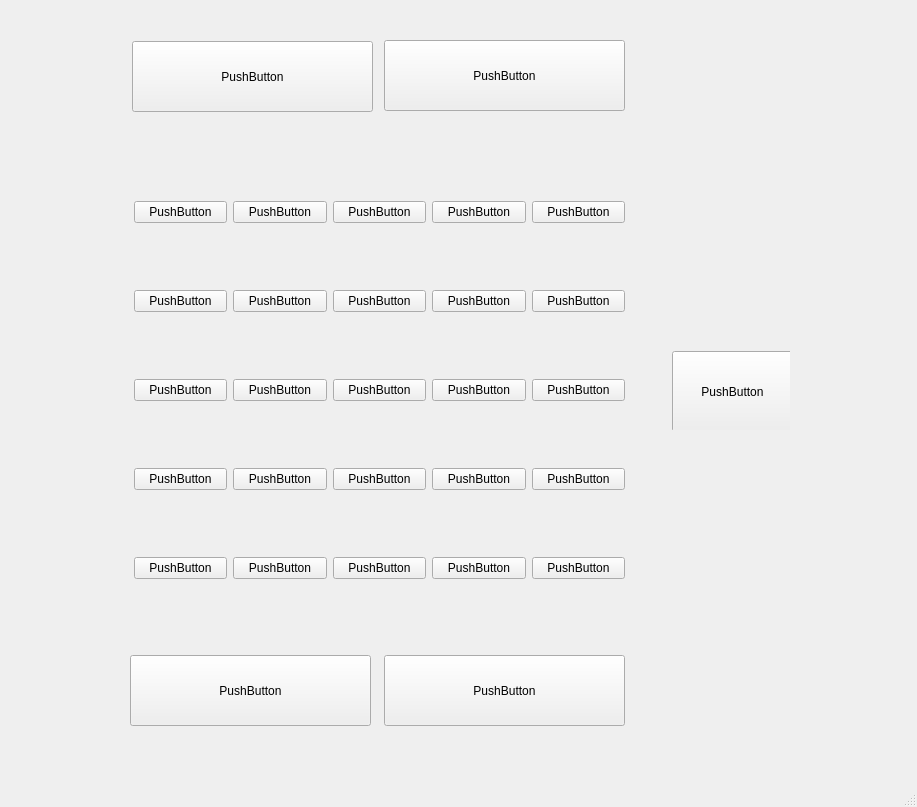
<?xml version="1.0" encoding="UTF-8"?>
<ui version="4.0">
 <class>table_de_jeu</class>
 <widget class="QMainWindow" name="table_de_jeu">
  <property name="geometry">
   <rect>
    <x>0</x>
    <y>0</y>
    <width>917</width>
    <height>807</height>
   </rect>
  </property>
  <property name="windowTitle">
   <string>MainWindow</string>
  </property>
  <widget class="QWidget" name="widget_table">
   <widget class="QWidget" name="plateau" native="true">
    <property name="geometry">
     <rect>
      <x>130</x>
      <y>140</y>
      <width>500</width>
      <height>500</height>
     </rect>
    </property>
    <widget class="QWidget" name="">
     <property name="geometry">
      <rect>
       <x>4</x>
       <y>0</y>
       <width>491</width>
       <height>501</height>
      </rect>
     </property>
     <layout class="QVBoxLayout" name="verticalLayout">
      <item>
       <layout class="QHBoxLayout" name="horizontalLayout_3">
        <item>
         <widget class="QPushButton" name="pushButton">
          <property name="text">
           <string>PushButton</string>
          </property>
         </widget>
        </item>
        <item>
         <widget class="QPushButton" name="pushButton_2">
          <property name="text">
           <string>PushButton</string>
          </property>
         </widget>
        </item>
        <item>
         <widget class="QPushButton" name="pushButton_3">
          <property name="text">
           <string>PushButton</string>
          </property>
         </widget>
        </item>
        <item>
         <widget class="QPushButton" name="pushButton_4">
          <property name="text">
           <string>PushButton</string>
          </property>
         </widget>
        </item>
        <item>
         <widget class="QPushButton" name="pushButton_5">
          <property name="text">
           <string>PushButton</string>
          </property>
         </widget>
        </item>
       </layout>
      </item>
      <item>
       <layout class="QHBoxLayout" name="horizontalLayout_8">
        <item>
         <widget class="QPushButton" name="pushButton_26">
          <property name="text">
           <string>PushButton</string>
          </property>
         </widget>
        </item>
        <item>
         <widget class="QPushButton" name="pushButton_27">
          <property name="text">
           <string>PushButton</string>
          </property>
         </widget>
        </item>
        <item>
         <widget class="QPushButton" name="pushButton_28">
          <property name="text">
           <string>PushButton</string>
          </property>
         </widget>
        </item>
        <item>
         <widget class="QPushButton" name="pushButton_29">
          <property name="text">
           <string>PushButton</string>
          </property>
         </widget>
        </item>
        <item>
         <widget class="QPushButton" name="pushButton_30">
          <property name="text">
           <string>PushButton</string>
          </property>
         </widget>
        </item>
       </layout>
      </item>
      <item>
       <layout class="QHBoxLayout" name="horizontalLayout_9">
        <item>
         <widget class="QPushButton" name="pushButton_31">
          <property name="text">
           <string>PushButton</string>
          </property>
         </widget>
        </item>
        <item>
         <widget class="QPushButton" name="pushButton_32">
          <property name="text">
           <string>PushButton</string>
          </property>
         </widget>
        </item>
        <item>
         <widget class="QPushButton" name="pushButton_33">
          <property name="text">
           <string>PushButton</string>
          </property>
         </widget>
        </item>
        <item>
         <widget class="QPushButton" name="pushButton_34">
          <property name="text">
           <string>PushButton</string>
          </property>
         </widget>
        </item>
        <item>
         <widget class="QPushButton" name="pushButton_35">
          <property name="text">
           <string>PushButton</string>
          </property>
         </widget>
        </item>
       </layout>
      </item>
      <item>
       <layout class="QHBoxLayout" name="horizontalLayout_10">
        <item>
         <widget class="QPushButton" name="pushButton_36">
          <property name="text">
           <string>PushButton</string>
          </property>
         </widget>
        </item>
        <item>
         <widget class="QPushButton" name="pushButton_37">
          <property name="text">
           <string>PushButton</string>
          </property>
         </widget>
        </item>
        <item>
         <widget class="QPushButton" name="pushButton_38">
          <property name="text">
           <string>PushButton</string>
          </property>
         </widget>
        </item>
        <item>
         <widget class="QPushButton" name="pushButton_39">
          <property name="text">
           <string>PushButton</string>
          </property>
         </widget>
        </item>
        <item>
         <widget class="QPushButton" name="pushButton_40">
          <property name="text">
           <string>PushButton</string>
          </property>
         </widget>
        </item>
       </layout>
      </item>
      <item>
       <layout class="QHBoxLayout" name="horizontalLayout_11">
        <item>
         <widget class="QPushButton" name="pushButton_41">
          <property name="text">
           <string>PushButton</string>
          </property>
         </widget>
        </item>
        <item>
         <widget class="QPushButton" name="pushButton_42">
          <property name="text">
           <string>PushButton</string>
          </property>
         </widget>
        </item>
        <item>
         <widget class="QPushButton" name="pushButton_43">
          <property name="text">
           <string>PushButton</string>
          </property>
         </widget>
        </item>
        <item>
         <widget class="QPushButton" name="pushButton_44">
          <property name="text">
           <string>PushButton</string>
          </property>
         </widget>
        </item>
        <item>
         <widget class="QPushButton" name="pushButton_45">
          <property name="text">
           <string>PushButton</string>
          </property>
         </widget>
        </item>
       </layout>
      </item>
     </layout>
    </widget>
   </widget>
   <widget class="QWidget" name="layoutWidget">
    <property name="geometry">
     <rect>
      <x>130</x>
      <y>40</y>
      <width>501</width>
      <height>81</height>
     </rect>
    </property>
    <layout class="QHBoxLayout" name="wdg_cartes_P2">
     <item>
      <widget class="QWidget" name="wdg_carte3" native="true">
       <widget class="QPushButton" name="carte3">
        <property name="geometry">
         <rect>
          <x>2</x>
          <y>1</y>
          <width>241</width>
          <height>71</height>
         </rect>
        </property>
        <property name="text">
         <string>PushButton</string>
        </property>
       </widget>
      </widget>
     </item>
     <item>
      <widget class="QWidget" name="wdg_carte4" native="true">
       <widget class="QPushButton" name="carte4">
        <property name="geometry">
         <rect>
          <x>0</x>
          <y>0</y>
          <width>241</width>
          <height>71</height>
         </rect>
        </property>
        <property name="text">
         <string>PushButton</string>
        </property>
       </widget>
      </widget>
     </item>
    </layout>
   </widget>
   <widget class="QWidget" name="stock" native="true">
    <property name="geometry">
     <rect>
      <x>670</x>
      <y>350</y>
      <width>120</width>
      <height>80</height>
     </rect>
    </property>
    <widget class="QPushButton" name="pushButton_50">
     <property name="geometry">
      <rect>
       <x>2</x>
       <y>1</y>
       <width>121</width>
       <height>81</height>
      </rect>
     </property>
     <property name="text">
      <string>PushButton</string>
     </property>
    </widget>
   </widget>
   <widget class="QWidget" name="">
    <property name="geometry">
     <rect>
      <x>130</x>
      <y>655</y>
      <width>501</width>
      <height>81</height>
     </rect>
    </property>
    <layout class="QHBoxLayout" name="wdg_cartes_P1">
     <item>
      <widget class="QWidget" name="wdg_carte1" native="true">
       <widget class="QPushButton" name="carte1">
        <property name="geometry">
         <rect>
          <x>0</x>
          <y>0</y>
          <width>241</width>
          <height>71</height>
         </rect>
        </property>
        <property name="text">
         <string>PushButton</string>
        </property>
       </widget>
      </widget>
     </item>
     <item>
      <widget class="QWidget" name="wdg_carte2" native="true">
       <widget class="QPushButton" name="carte2">
        <property name="geometry">
         <rect>
          <x>0</x>
          <y>0</y>
          <width>241</width>
          <height>71</height>
         </rect>
        </property>
        <property name="text">
         <string>PushButton</string>
        </property>
       </widget>
      </widget>
     </item>
    </layout>
   </widget>
  </widget>
  <widget class="QMenuBar" name="menubar">
   <property name="geometry">
    <rect>
     <x>0</x>
     <y>0</y>
     <width>917</width>
     <height>22</height>
    </rect>
   </property>
  </widget>
  <widget class="QStatusBar" name="statusbar"/>
 </widget>
 <resources/>
 <connections/>
</ui>
